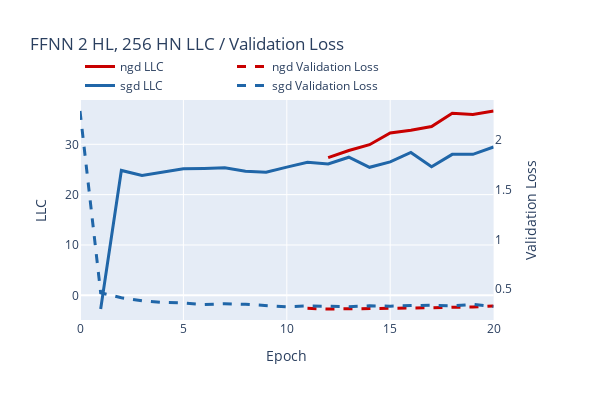

Here is the notebook cell this chart was saved with:
### Code cell
#visualize LLC and val loss

llc_figures = {}

for title in models.keys():
    llc_fig = make_subplots(specs=[[{"secondary_y" : True}]])
    color_index = 0
    for optim in optimizers:
        color = color_cycle[color_index % len(color_cycle)]
        color_index += 1

        #ignore the first epoch
        llc_fig.add_trace(go.Scatter(
            x=np.arange(1, hp["num_epochs"]+1),
            y=llc_estimates[title][optim],
            mode="lines",
            name=f"{optim} LLC",
            line=dict(color=color, width=3),
        ), secondary_y=False)
        llc_fig.add_trace(go.Scatter(
            x=np.arange(0, hp["num_epochs"]+1),
            y=val_losses[title][optim],
            mode="lines",
            name=f"{optim} Validation Loss",
            line=dict(color=color, dash="dash", width=3)
        ), secondary_y=True)
    llc_fig.update_layout(
        title=f"{title} LLC / Validation Loss",
        xaxis_title="Epoch",
        xaxis=dict(
            tickmode='linear',
            tick0=0,
            dtick=5,
        ),
        yaxis_type="linear",
        yaxis=dict(
            range=[0, None],
        ),
        width=600,
        height=400,
        legend=dict(
            x=0,
            y=1,
            xanchor='left',
            yanchor='bottom',
            orientation='h',
        ),
    )
    llc_fig.update_yaxes(title_text="LLC", secondary_y=False)
    llc_fig.update_yaxes(title_text="Validation Loss", 
                         secondary_y=True,
                        showgrid=False,  # This removes the grid for the secondary y-axis
                        zeroline=False   # This removes the zero line for the secondary y-axis
                        )
    llc_figures[title] = llc_fig
    llc_fig.show()

### Figure 1 — Plotly figure (JSON) as saved in the notebook; plotly's stock layout.template omitted (floating-point values rounded to 4 significant figures)
{"data": [{"line": {"color": "rgb(200, 0, 0)", "width": 3}, "mode": "lines", "name": "ngd LLC", "type": "scatter", "x": [1, 2, 3, 4, 5, 6, 7, 8, 9, 10, 11, 12, 13, 14, 15, 16, 17, 18, 19, 20], "xaxis": "x", "y": [null, null, null, null, null, null, null, null, null, null, null, 27.36, 28.77, 29.92, 32.24, 32.79, 33.54, 36.18, 35.94, 36.62, 38.3], "yaxis": "y"}, {"line": {"color": "rgb(200, 0, 0)", "dash": "dash", "width": 3}, "mode": "lines", "name": "ngd Validation Loss", "type": "scatter", "x": [0, 1, 2, 3, 4, 5, 6, 7, 8, 9, 10, 11, 12, 13, 14, 15, 16, 17, 18, 19, 20], "xaxis": "x", "y": [null, null, null, null, null, null, null, null, null, null, null, 0.3077, 0.3011, 0.3029, 0.3054, 0.3106, 0.3058, 0.3134, 0.3191, 0.321, 0.3323], "yaxis": "y2"}, {"line": {"color": "rgb(32, 102, 168)", "width": 3}, "mode": "lines", "name": "sgd LLC", "type": "scatter", "x": [1, 2, 3, 4, 5, 6, 7, 8, 9, 10, 11, 12, 13, 14, 15, 16, 17, 18, 19, 20], "xaxis": "x", "y": [-2.721, 24.81, 23.81, 24.49, 25.13, 25.21, 25.34, 24.63, 24.47, 25.46, 26.41, 26.1, 27.44, 25.43, 26.51, 28.38, 25.53, 28.0, 28.01, 29.47, 27.71], "yaxis": "y"}, {"line": {"color": "rgb(32, 102, 168)", "dash": "dash", "width": 3}, "mode": "lines", "name": "sgd Validation Loss", "type": "scatter", "x": [0, 1, 2, 3, 4, 5, 6, 7, 8, 9, 10, 11, 12, 13, 14, 15, 16, 17, 18, 19, 20], "xaxis": "x", "y": [2.295, 0.4644, 0.4143, 0.3841, 0.368, 0.3621, 0.346, 0.3535, 0.348, 0.3381, 0.3238, 0.3316, 0.3259, 0.3248, 0.333, 0.3301, 0.3352, 0.3387, 0.3338, 0.3471, 0.3254], "yaxis": "y2"}], "layout": {"height": 400, "legend": {"orientation": "h", "x": 0, "xanchor": "left", "y": 1, "yanchor": "bottom"}, "title": {"text": "FFNN 2 HL, 256 HN LLC / Validation Loss"}, "width": 600, "xaxis": {"anchor": "y", "domain": [0, 0.94], "dtick": 5, "tick0": 0, "tickmode": "linear", "title": {"text": "Epoch"}}, "yaxis": {"anchor": "x", "domain": [0, 1], "range": [0, null], "title": {"text": "LLC"}, "type": "linear"}, "yaxis2": {"anchor": "x", "overlaying": "y", "showgrid": false, "side": "right", "title": {"text": "Validation Loss"}, "zeroline": false}}}
